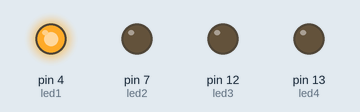
Bench run of a sketch on a simulated Arduino Uno, built with avr-gcc and run on an emulated ATmega328P. Shown: output pins drawn as LEDs (lit = HIGH).

Above: at 0.2 s.
At 1.2 s:
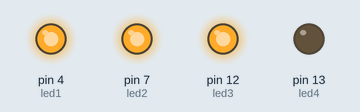
At 1.7 s:
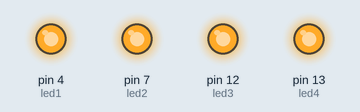
At 3.2 s:
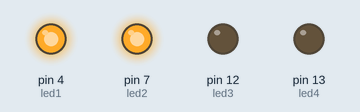
At 4.7 s:
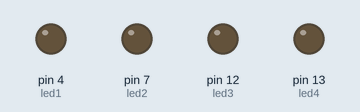
Timing chart, 0 to 5.8 s (numbered marks = the images above):
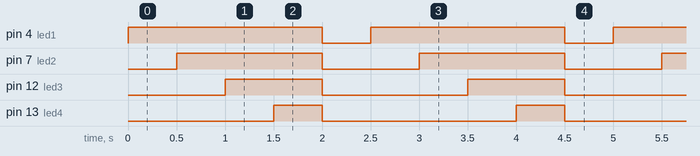

Measured:
- by itself, pin 4 (led1): alternates HIGH for 2.0 s and LOW for 0.50 s
- by itself, pin 7 (led2): alternates HIGH for 1.5 s and LOW for 1.0 s
- by itself, pin 12 (led3): alternates HIGH for 1.0 s and LOW for 1.5 s
- by itself, pin 13 (led4): alternates HIGH for 0.50 s and LOW for 2.0 s

The sketch:

teste_led_2.ino
```cpp
int led1 = 4;
int led2 = 7;
int led3 = 12;
int led4 = 13;

void setup()
{
  pinMode(led1, OUTPUT);
  pinMode(led2, OUTPUT);
  pinMode(led3, OUTPUT);
  pinMode(led4, OUTPUT);
}

void loop()
{
  digitalWrite(led1, HIGH);
  delay(500);
  digitalWrite(led2, HIGH);
  delay(500);
  digitalWrite(led3, HIGH);
  delay(500);
  digitalWrite(led4, HIGH);
  delay(500);
  digitalWrite(led1, LOW);
  digitalWrite(led2, LOW);
  digitalWrite(led3, LOW);
  digitalWrite(led4, LOW);
  delay(500);
}
```
